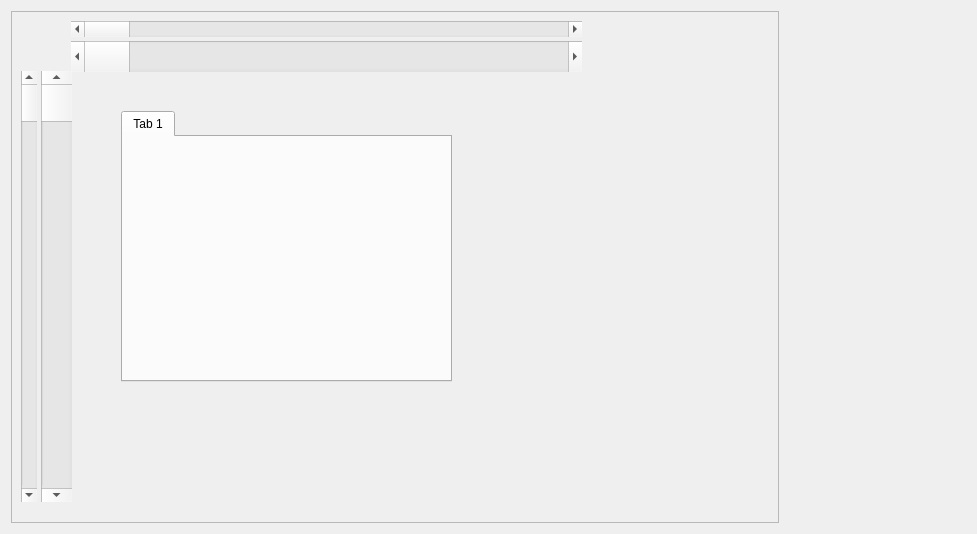
              <widget class="QWidget" name="scrollAreaWidgetContents">
               <property name="geometry">
                <rect>
                 <x>0</x>
                 <y>0</y>
                 <width>977</width>
                 <height>527</height>
                </rect>
               </property>
               <layout class="QVBoxLayout" name="verticalLayout_16">
                <item>
                 <widget class="QFrame" name="frame_5">
                  <property name="sizePolicy">
                   <sizepolicy hsizetype="Fixed" vsizetype="Fixed">
                    <horstretch>0</horstretch>
                    <verstretch>0</verstretch>
                   </sizepolicy>
                  </property>
                  <property name="minimumSize">
                   <size>
                    <width>768</width>
                    <height>512</height>
                   </size>
                  </property>
                  <property name="frameShape">
                   <enum>QFrame::StyledPanel</enum>
                  </property>
                  <property name="frameShadow">
                   <enum>QFrame::Raised</enum>
                  </property>
                  <widget class="QScrollBar" name="horizontalScrollBar">
                   <property name="geometry">
                    <rect>
                     <x>60</x>
                     <y>10</y>
                     <width>511</width>
                     <height>16</height>
                    </rect>
                   </property>
                   <property name="orientation">
                    <enum>Qt::Horizontal</enum>
                   </property>
                  </widget>
                  <widget class="QScrollBar" name="horizontalScrollBar_2">
                   <property name="geometry">
                    <rect>
                     <x>60</x>
                     <y>30</y>
                     <width>511</width>
                     <height>31</height>
                    </rect>
                   </property>
                   <property name="orientation">
                    <enum>Qt::Horizontal</enum>
                   </property>
                  </widget>
                  <widget class="QScrollBar" name="verticalScrollBar">
                   <property name="geometry">
                    <rect>
                     <x>10</x>
                     <y>60</y>
                     <width>16</width>
                     <height>431</height>
                    </rect>
                   </property>
                   <property name="orientation">
                    <enum>Qt::Vertical</enum>
                   </property>
                  </widget>
                  <widget class="QScrollBar" name="verticalScrollBar_2">
                   <property name="geometry">
                    <rect>
                     <x>30</x>
                     <y>60</y>
                     <width>31</width>
                     <height>431</height>
                    </rect>
                   </property>
                   <property name="orientation">
                    <enum>Qt::Vertical</enum>
                   </property>
                  </widget>
                  <widget class="QTabWidget" name="tabWidget_6">
                   <property name="geometry">
                    <rect>
                     <x>110</x>
                     <y>100</y>
                     <width>331</width>
                     <height>271</height>
                    </rect>
                   </property>
                   <property name="currentIndex">
                    <number>0</number>
                   </property>
                   <widget class="QWidget" name="tab_27">
                    <attribute name="title">
                     <string>Tab 1</string>
                    </attribute>
                   </widget>
                  </widget>
                 </widget>
                </item>
               </layout>
              </widget>
